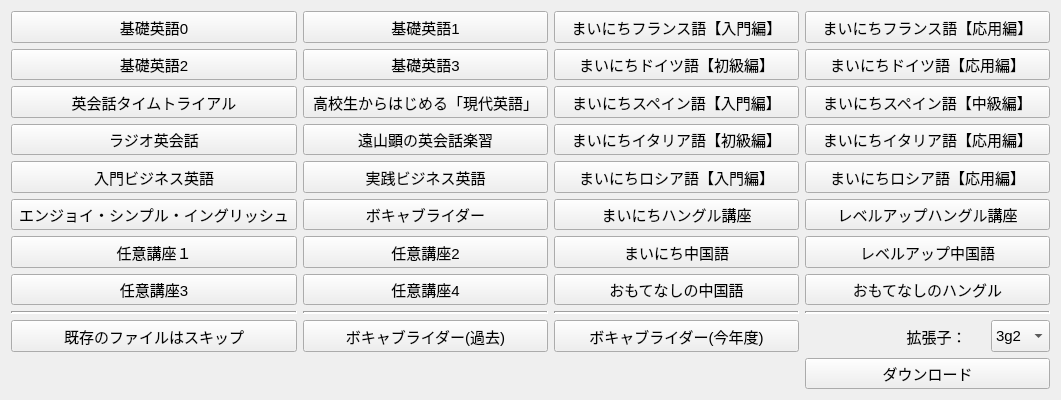
   <widget class="QWidget" name="gridLayoutWidget_3">
    <property name="geometry">
     <rect>
      <x>10</x>
      <y>10</y>
      <width>1061</width>
      <height>400</height>
     </rect>
    </property>
    <layout class="QGridLayout" name="gridLayout_3" rowstretch="0,0,0,0,0,0,0,0,0,0,0,0,0,0">
     <item row="0" column="0">
      <layout class="QHBoxLayout" name="horizontalLayout_14_0">
       <item>
        <widget class="QToolButton" name="toolButton_basic0">
         <property name="sizePolicy">
          <sizepolicy hsizetype="Preferred" vsizetype="Preferred">
           <horstretch>0</horstretch>
           <verstretch>0</verstretch>
          </sizepolicy>
         </property>
         <property name="font">
          <font>
           <pointsize>11</pointsize>
          </font>
         </property>
         <property name="text">
          <string>基礎英語0</string>
         </property>
         <property name="checkable">
          <bool>true</bool>
         </property>
        </widget>
       </item>
      </layout>
     </item>
     <item row="0" column="1">
      <layout class="QHBoxLayout" name="horizontalLayout_14_1">
       <item>
        <widget class="QToolButton" name="toolButton_basic1">
         <property name="sizePolicy">
          <sizepolicy hsizetype="Preferred" vsizetype="Preferred">
           <horstretch>0</horstretch>
           <verstretch>0</verstretch>
          </sizepolicy>
         </property>
         <property name="font">
          <font>
           <pointsize>11</pointsize>
          </font>
         </property>
         <property name="text">
          <string>基礎英語1</string>
         </property>
         <property name="checkable">
          <bool>true</bool>
         </property>
        </widget>
       </item>
      </layout>
     </item>
     <item row="1" column="0">
      <layout class="QHBoxLayout" name="horizontalLayout_15">
       <item>
        <widget class="QToolButton" name="toolButton_basic2">
         <property name="sizePolicy">
          <sizepolicy hsizetype="Preferred" vsizetype="Preferred">
           <horstretch>0</horstretch>
           <verstretch>0</verstretch>
          </sizepolicy>
         </property>
         <property name="font">
          <font>
           <pointsize>11</pointsize>
          </font>
         </property>
         <property name="text">
          <string>基礎英語2</string>
         </property>
         <property name="checkable">
          <bool>true</bool>
         </property>
        </widget>
       </item>
      </layout>
     </item>
     <item row="1" column="1">
      <layout class="QHBoxLayout" name="horizontalLayout_16">
       <item>
        <widget class="QToolButton" name="toolButton_basic3">
         <property name="sizePolicy">
          <sizepolicy hsizetype="Preferred" vsizetype="Preferred">
           <horstretch>0</horstretch>
           <verstretch>0</verstretch>
          </sizepolicy>
         </property>
         <property name="font">
          <font>
           <pointsize>11</pointsize>
          </font>
         </property>
         <property name="text">
          <string>基礎英語3</string>
         </property>
         <property name="checkable">
          <bool>true</bool>
         </property>
        </widget>
       </item>
      </layout>
     </item>
     <item row="2" column="0">
      <layout class="QHBoxLayout" name="horizontalLayout_17">
       <item>
        <widget class="QToolButton" name="toolButton_timetrial">
         <property name="sizePolicy">
          <sizepolicy hsizetype="Preferred" vsizetype="Preferred">
           <horstretch>0</horstretch>
           <verstretch>0</verstretch>
          </sizepolicy>
         </property>
         <property name="font">
          <font>
           <pointsize>11</pointsize>
          </font>
         </property>
         <property name="text">
          <string>英会話タイムトライアル</string>
         </property>
         <property name="checkable">
          <bool>true</bool>
         </property>
        </widget>
       </item>
      </layout>
     </item>
     <item row="2" column="1">
      <layout class="QHBoxLayout" name="horizontalLayout_21">
       <item>
        <widget class="QToolButton" name="toolButton_gendai">
         <property name="sizePolicy">
          <sizepolicy hsizetype="Preferred" vsizetype="Preferred">
           <horstretch>0</horstretch>
           <verstretch>0</verstretch>
          </sizepolicy>
         </property>
         <property name="font">
          <font>
           <pointsize>11</pointsize>
          </font>
         </property>
         <property name="text">
          <string>高校生からはじめる「現代英語」</string>
         </property>
         <property name="checkable">
          <bool>true</bool>
         </property>
        </widget>
       </item>
      </layout>
     </item>
     <item row="3" column="0">
      <layout class="QHBoxLayout" name="horizontalLayout_18">
       <item>
        <widget class="QToolButton" name="toolButton_kaiwa">
         <property name="sizePolicy">
          <sizepolicy hsizetype="Preferred" vsizetype="Preferred">
           <horstretch>0</horstretch>
           <verstretch>0</verstretch>
          </sizepolicy>
         </property>
         <property name="font">
          <font>
           <pointsize>11</pointsize>
          </font>
         </property>
         <property name="text">
          <string>ラジオ英会話</string>
         </property>
         <property name="checkable">
          <bool>true</bool>
         </property>
        </widget>
       </item>
      </layout>
     </item>
     <item row="3" column="1">
      <layout class="QHBoxLayout" name="horizontalLayout_27">
       <item>
        <widget class="QToolButton" name="toolButton_gakusyu">
         <property name="sizePolicy">
          <sizepolicy hsizetype="Preferred" vsizetype="Preferred">
           <horstretch>0</horstretch>
           <verstretch>0</verstretch>
          </sizepolicy>
         </property>
         <property name="font">
          <font>
           <pointsize>11</pointsize>
          </font>
         </property>
         <property name="text">
          <string>遠山顕の英会話楽習</string>
         </property>
         <property name="checkable">
          <bool>true</bool>
         </property>
        </widget>
       </item>
      </layout>
     </item>
     <item row="4" column="0">
      <layout class="QHBoxLayout" name="horizontalLayout_19">
       <item>
        <widget class="QToolButton" name="toolButton_business1">
         <property name="sizePolicy">
          <sizepolicy hsizetype="Preferred" vsizetype="Preferred">
           <horstretch>0</horstretch>
           <verstretch>0</verstretch>
          </sizepolicy>
         </property>
         <property name="font">
          <font>
           <pointsize>11</pointsize>
          </font>
         </property>
         <property name="text">
          <string>入門ビジネス英語</string>
         </property>
         <property name="checkable">
          <bool>true</bool>
         </property>
        </widget>
       </item>
      </layout>
     </item>
     <item row="4" column="1">
      <layout class="QHBoxLayout" name="horizontalLayout_20">
       <item>
        <widget class="QToolButton" name="toolButton_business2">
         <property name="sizePolicy">
          <sizepolicy hsizetype="Preferred" vsizetype="Preferred">
           <horstretch>0</horstretch>
           <verstretch>0</verstretch>
          </sizepolicy>
         </property>
         <property name="font">
          <font>
           <pointsize>11</pointsize>
          </font>
         </property>
         <property name="text">
          <string>実践ビジネス英語</string>
         </property>
         <property name="checkable">
          <bool>true</bool>
         </property>
        </widget>
       </item>
      </layout>
     </item>
     <item row="5" column="0">
      <layout class="QHBoxLayout" name="horizontalLayout_29">
       <item>
        <widget class="QToolButton" name="toolButton_enjoy">
         <property name="sizePolicy">
          <sizepolicy hsizetype="Preferred" vsizetype="Preferred">
           <horstretch>0</horstretch>
           <verstretch>0</verstretch>
          </sizepolicy>
         </property>
         <property name="font">
          <font>
           <pointsize>11</pointsize>
          </font>
         </property>
         <property name="text">
          <string>エンジョイ・シンプル・イングリッシュ</string>
         </property>
         <property name="checkable">
          <bool>true</bool>
         </property>
        </widget>
       </item>
      </layout>
     </item>
     <item row="5" column="1">
      <layout class="QHBoxLayout" name="horizontalLayout_14">
       <item>
        <widget class="QToolButton" name="toolButton_vrradio">
         <property name="sizePolicy">
          <sizepolicy hsizetype="Preferred" vsizetype="Preferred">
           <horstretch>0</horstretch>
           <verstretch>0</verstretch>
          </sizepolicy>
         </property>
         <property name="font">
          <font>
           <pointsize>11</pointsize>
          </font>
         </property>
         <property name="text">
          <string>ボキャブライダー</string>
         </property>
         <property name="checkable">
          <bool>true</bool>
         </property>
        </widget>
       </item>
      </layout>
     </item>
     <item row="6" column="0">
      <layout class="QHBoxLayout" name="horizontalLayout_411">
       <item>
        <widget class="QToolButton" name="toolButton_optional1">
         <property name="sizePolicy">
          <sizepolicy hsizetype="Preferred" vsizetype="Preferred">
           <horstretch>0</horstretch>
           <verstretch>0</verstretch>
          </sizepolicy>
         </property>
         <property name="font">
          <font>
           <pointsize>11</pointsize>
          </font>
         </property>
         <property name="text">
          <string>任意講座１</string>
         </property>
         <property name="checkable">
          <bool>true</bool>
         </property>
        </widget>
       </item>
      </layout>
     </item>
     <item row="6" column="1">
      <layout class="QHBoxLayout" name="horizontalLayout_422">
       <item>
        <widget class="QToolButton" name="toolButton_optional2">
         <property name="sizePolicy">
          <sizepolicy hsizetype="Preferred" vsizetype="Preferred">
           <horstretch>0</horstretch>
           <verstretch>0</verstretch>
          </sizepolicy>
         </property>
         <property name="font">
          <font>
           <pointsize>11</pointsize>
          </font>
         </property>
         <property name="text">
          <string>任意講座2</string>
         </property>
         <property name="checkable">
          <bool>true</bool>
         </property>
        </widget>
       </item>
      </layout>
     </item>
     <item row="7" column="0">
      <layout class="QHBoxLayout" name="horizontalLayout_421">
       <item>
        <widget class="QToolButton" name="toolButton_optional3">
         <property name="sizePolicy">
          <sizepolicy hsizetype="Preferred" vsizetype="Preferred">
           <horstretch>0</horstretch>
           <verstretch>0</verstretch>
          </sizepolicy>
         </property>
         <property name="font">
          <font>
           <pointsize>11</pointsize>
          </font>
         </property>
         <property name="text">
          <string>任意講座3</string>
         </property>
         <property name="checkable">
          <bool>true</bool>
         </property>
        </widget>
       </item>
      </layout>
     </item>
     <item row="7" column="1">
      <layout class="QHBoxLayout" name="horizontalLayout_432">
       <item>
        <widget class="QToolButton" name="toolButton_optional4">
         <property name="sizePolicy">
          <sizepolicy hsizetype="Preferred" vsizetype="Preferred">
           <horstretch>0</horstretch>
           <verstretch>0</verstretch>
          </sizepolicy>
         </property>
         <property name="font">
          <font>
           <pointsize>11</pointsize>
          </font>
         </property>
         <property name="text">
          <string>任意講座4</string>
         </property>
         <property name="checkable">
          <bool>true</bool>
         </property>
        </widget>
       </item>
      </layout>
     </item>
     <item row="0" column="2">
      <layout class="QHBoxLayout" name="horizontalLayout_3">
       <item>
        <widget class="QToolButton" name="toolButton_french">
         <property name="sizePolicy">
          <sizepolicy hsizetype="Preferred" vsizetype="Preferred">
           <horstretch>0</horstretch>
           <verstretch>0</verstretch>
          </sizepolicy>
         </property>
         <property name="font">
          <font>
           <pointsize>11</pointsize>
          </font>
         </property>
         <property name="text">
          <string>まいにちフランス語【入門編】</string>
         </property>
         <property name="checkable">
          <bool>true</bool>
         </property>
        </widget>
       </item>
      </layout>
     </item>
     <item row="0" column="3">
      <layout class="QHBoxLayout" name="horizontalLayout_31">
       <item>
        <widget class="QToolButton" name="toolButton_french2">
         <property name="sizePolicy">
          <sizepolicy hsizetype="Preferred" vsizetype="Preferred">
           <horstretch>0</horstretch>
           <verstretch>0</verstretch>
          </sizepolicy>
         </property>
         <property name="font">
          <font>
           <pointsize>11</pointsize>
          </font>
         </property>
         <property name="text">
          <string>まいにちフランス語【応用編】</string>
         </property>
         <property name="checkable">
          <bool>true</bool>
         </property>
        </widget>
       </item>
      </layout>
     </item>
     <item row="1" column="2">
      <layout class="QHBoxLayout" name="horizontalLayout_6">
       <item>
        <widget class="QToolButton" name="toolButton_german">
         <property name="sizePolicy">
          <sizepolicy hsizetype="Preferred" vsizetype="Preferred">
           <horstretch>0</horstretch>
           <verstretch>0</verstretch>
          </sizepolicy>
         </property>
         <property name="font">
          <font>
           <pointsize>11</pointsize>
          </font>
         </property>
         <property name="text">
          <string>まいにちドイツ語【初級編】</string>
         </property>
         <property name="checkable">
          <bool>true</bool>
         </property>
        </widget>
       </item>
      </layout>
     </item>
     <item row="1" column="3">
      <layout class="QHBoxLayout" name="horizontalLayout_61">
       <item>
        <widget class="QToolButton" name="toolButton_german2">
         <property name="sizePolicy">
          <sizepolicy hsizetype="Preferred" vsizetype="Preferred">
           <horstretch>0</horstretch>
           <verstretch>0</verstretch>
          </sizepolicy>
         </property>
         <property name="font">
          <font>
           <pointsize>11</pointsize>
          </font>
         </property>
         <property name="text">
          <string>まいにちドイツ語【応用編】</string>
         </property>
         <property name="checkable">
          <bool>true</bool>
         </property>
        </widget>
       </item>
      </layout>
     </item>
     <item row="2" column="2">
      <layout class="QHBoxLayout" name="horizontalLayout_7">
       <item>
        <widget class="QToolButton" name="toolButton_spanish">
         <property name="sizePolicy">
          <sizepolicy hsizetype="Preferred" vsizetype="Preferred">
           <horstretch>0</horstretch>
           <verstretch>0</verstretch>
          </sizepolicy>
         </property>
         <property name="font">
          <font>
           <pointsize>11</pointsize>
          </font>
         </property>
         <property name="text">
          <string>まいにちスペイン語【入門編】</string>
         </property>
         <property name="checkable">
          <bool>true</bool>
         </property>
        </widget>
       </item>
      </layout>
     </item>
     <item row="2" column="3">
      <layout class="QHBoxLayout" name="horizontalLayout_71">
       <item>
        <widget class="QToolButton" name="toolButton_spanish2">
         <property name="sizePolicy">
          <sizepolicy hsizetype="Preferred" vsizetype="Preferred">
           <horstretch>0</horstretch>
           <verstretch>0</verstretch>
          </sizepolicy>
         </property>
         <property name="font">
          <font>
           <pointsize>11</pointsize>
          </font>
         </property>
         <property name="text">
          <string>まいにちスペイン語【中級編】</string>
         </property>
         <property name="checkable">
          <bool>true</bool>
         </property>
        </widget>
       </item>
      </layout>
     </item>
     <item row="3" column="2">
      <layout class="QHBoxLayout" name="horizontalLayout_4">
       <item>
        <widget class="QToolButton" name="toolButton_italian">
         <property name="sizePolicy">
          <sizepolicy hsizetype="Preferred" vsizetype="Preferred">
           <horstretch>0</horstretch>
           <verstretch>0</verstretch>
          </sizepolicy>
         </property>
         <property name="font">
          <font>
           <pointsize>11</pointsize>
          </font>
         </property>
         <property name="text">
          <string>まいにちイタリア語【初級編】</string>
         </property>
         <property name="checkable">
          <bool>true</bool>
         </property>
        </widget>
       </item>
      </layout>
     </item>
     <item row="3" column="3">
      <layout class="QHBoxLayout" name="horizontalLayout_41">
       <item>
        <widget class="QToolButton" name="toolButton_italian2">
         <property name="sizePolicy">
          <sizepolicy hsizetype="Preferred" vsizetype="Preferred">
           <horstretch>0</horstretch>
           <verstretch>0</verstretch>
          </sizepolicy>
         </property>
         <property name="font">
          <font>
           <pointsize>11</pointsize>
          </font>
         </property>
         <property name="text">
          <string>まいにちイタリア語【応用編】</string>
         </property>
         <property name="checkable">
          <bool>true</bool>
         </property>
        </widget>
       </item>
      </layout>
     </item>
     <item row="4" column="2">
      <layout class="QHBoxLayout" name="horizontalLayout_13">
       <item>
        <widget class="QToolButton" name="toolButton_russian">
         <property name="sizePolicy">
          <sizepolicy hsizetype="Preferred" vsizetype="Preferred">
           <horstretch>0</horstretch>
           <verstretch>0</verstretch>
          </sizepolicy>
         </property>
         <property name="font">
          <font>
           <pointsize>11</pointsize>
          </font>
         </property>
         <property name="text">
          <string>まいにちロシア語【入門編】</string>
         </property>
         <property name="checkable">
          <bool>true</bool>
         </property>
        </widget>
       </item>
      </layout>
     </item>
     <item row="4" column="3">
      <layout class="QHBoxLayout" name="horizontalLayout_131">
       <item>
        <widget class="QToolButton" name="toolButton_russian2">
         <property name="sizePolicy">
          <sizepolicy hsizetype="Preferred" vsizetype="Preferred">
           <horstretch>0</horstretch>
           <verstretch>0</verstretch>
          </sizepolicy>
         </property>
         <property name="font">
          <font>
           <pointsize>11</pointsize>
          </font>
         </property>
         <property name="text">
          <string>まいにちロシア語【応用編】</string>
         </property>
         <property name="checkable">
          <bool>true</bool>
         </property>
        </widget>
       </item>
      </layout>
     </item>
     <item row="5" column="2">
      <layout class="QHBoxLayout" name="horizontalLayout_5">
       <item>
        <widget class="QToolButton" name="toolButton_hangeul">
         <property name="sizePolicy">
          <sizepolicy hsizetype="Preferred" vsizetype="Preferred">
           <horstretch>0</horstretch>
           <verstretch>0</verstretch>
          </sizepolicy>
         </property>
         <property name="font">
          <font>
           <pointsize>11</pointsize>
          </font>
         </property>
         <property name="text">
          <string>まいにちハングル講座</string>
         </property>
         <property name="checkable">
          <bool>true</bool>
         </property>
        </widget>
       </item>
      </layout>
     </item>
     <item row="5" column="3">
      <layout class="QHBoxLayout" name="horizontalLayout_11">
       <item>
        <widget class="QToolButton" name="toolButton_levelup_hangeul">
         <property name="sizePolicy">
          <sizepolicy hsizetype="Preferred" vsizetype="Preferred">
           <horstretch>0</horstretch>
           <verstretch>0</verstretch>
          </sizepolicy>
         </property>
         <property name="font">
          <font>
           <pointsize>11</pointsize>
          </font>
         </property>
         <property name="text">
          <string>レベルアップハングル講座</string>
         </property>
         <property name="checkable">
          <bool>true</bool>
         </property>
        </widget>
       </item>
      </layout>
     </item>
     <item row="6" column="2">
      <layout class="QHBoxLayout" name="horizontalLayout_2">
       <item>
        <widget class="QToolButton" name="toolButton_chinese">
         <property name="sizePolicy">
          <sizepolicy hsizetype="Preferred" vsizetype="Preferred">
           <horstretch>0</horstretch>
           <verstretch>0</verstretch>
          </sizepolicy>
         </property>
         <property name="font">
          <font>
           <pointsize>11</pointsize>
          </font>
         </property>
         <property name="text">
          <string>まいにち中国語</string>
         </property>
         <property name="checkable">
          <bool>true</bool>
         </property>
        </widget>
       </item>
      </layout>
     </item>
     <item row="6" column="3">
      <layout class="QHBoxLayout" name="horizontalLayout_9">
       <item>
        <widget class="QToolButton" name="toolButton_levelup_chinese">
         <property name="sizePolicy">
          <sizepolicy hsizetype="Preferred" vsizetype="Preferred">
           <horstretch>0</horstretch>
           <verstretch>0</verstretch>
          </sizepolicy>
         </property>
         <property name="font">
          <font>
           <pointsize>11</pointsize>
          </font>
         </property>
         <property name="text">
          <string>レベルアップ中国語</string>
         </property>
         <property name="checkable">
          <bool>true</bool>
         </property>
        </widget>
       </item>
      </layout>
     </item>
     <item row="7" column="2">
      <layout class="QHBoxLayout" name="horizontalLayout_9_0">
       <item>
        <widget class="QToolButton" name="toolButton_omotenashino_chinese">
         <property name="sizePolicy">
          <sizepolicy hsizetype="Preferred" vsizetype="Preferred">
           <horstretch>0</horstretch>
           <verstretch>0</verstretch>
          </sizepolicy>
         </property>
         <property name="font">
          <font>
           <pointsize>11</pointsize>
          </font>
         </property>
         <property name="text">
          <string>おもてなしの中国語</string>
         </property>
         <property name="checkable">
          <bool>true</bool>
         </property>
        </widget>
       </item>
      </layout>
     </item>
     <item row="7" column="3">
      <layout class="QHBoxLayout" name="horizontalLayout_9_1">
       <item>
        <widget class="QToolButton" name="toolButton_omotenashino_hangeul">
         <property name="sizePolicy">
          <sizepolicy hsizetype="Preferred" vsizetype="Preferred">
           <horstretch>0</horstretch>
           <verstretch>0</verstretch>
          </sizepolicy>
         </property>
         <property name="font">
          <font>
           <pointsize>11</pointsize>
          </font>
         </property>
         <property name="text">
          <string>おもてなしのハングル</string>
         </property>
         <property name="checkable">
          <bool>true</bool>
         </property>
        </widget>
       </item>
      </layout>
     </item>
     <item row="15" column="1">
      <layout class="QHBoxLayout" name="horizontalLayout_142">
       <item>
        <widget class="QToolButton" name="toolButton_vrradio1">
         <property name="sizePolicy">
          <sizepolicy hsizetype="Preferred" vsizetype="Preferred">
           <horstretch>0</horstretch>
           <verstretch>0</verstretch>
          </sizepolicy>
         </property>
         <property name="font">
          <font>
           <pointsize>11</pointsize>
          </font>
         </property>
         <property name="text">
          <string>ボキャブライダー(過去)</string>
         </property>
         <property name="checkable">
          <bool>true</bool>
         </property>
        </widget>
       </item>
      </layout>
     </item>
     <item row="15" column="2">
      <layout class="QHBoxLayout" name="horizontalLayout_144">
       <item>
        <widget class="QToolButton" name="toolButton_vrradio2">
         <property name="sizePolicy">
          <sizepolicy hsizetype="Preferred" vsizetype="Preferred">
           <horstretch>0</horstretch>
           <verstretch>0</verstretch>
          </sizepolicy>
         </property>
         <property name="font">
          <font>
           <pointsize>11</pointsize>
          </font>
         </property>
         <property name="text">
          <string>ボキャブライダー(今年度)</string>
         </property>
         <property name="checkable">
          <bool>true</bool>
         </property>
        </widget>
       </item>
      </layout>
     </item>
     <item row="14" column="0">
      <widget class="Line" name="line_2">
       <property name="lineWidth">
        <number>2</number>
       </property>
       <property name="orientation">
        <enum>Qt::Horizontal</enum>
       </property>
      </widget>
     </item>
     <item row="15" column="0">
      <layout class="QHBoxLayout" name="horizontalLayout_22">
       <item>
        <widget class="QToolButton" name="toolButton_skip">
         <property name="sizePolicy">
          <sizepolicy hsizetype="Preferred" vsizetype="Preferred">
           <horstretch>0</horstretch>
           <verstretch>0</verstretch>
          </sizepolicy>
         </property>
         <property name="font">
          <font>
           <pointsize>11</pointsize>
          </font>
         </property>
         <property name="text">
          <string>既存のファイルはスキップ</string>
         </property>
         <property name="checkable">
          <bool>true</bool>
         </property>
         <property name="checked">
          <bool>false</bool>
         </property>
        </widget>
       </item>
      </layout>
     </item>
     <item row="16" column="3">
      <layout class="QHBoxLayout" name="horizontalLayout_25">
       <item>
        <widget class="QPushButton" name="downloadButton">
         <property name="sizePolicy">
          <sizepolicy hsizetype="Preferred" vsizetype="Preferred">
           <horstretch>0</horstretch>
           <verstretch>0</verstretch>
          </sizepolicy>
         </property>
         <property name="font">
          <font>
           <pointsize>11</pointsize>
          </font>
         </property>
         <property name="text">
          <string>ダウンロード</string>
         </property>
        </widget>
       </item>
      </layout>
     </item>
     <item row="15" column="3">
      <layout class="QHBoxLayout" name="horizontalLayout_26">
       <item>
        <widget class="QLabel" name="label_ext">
         <property name="sizePolicy">
          <sizepolicy hsizetype="Preferred" vsizetype="Preferred">
           <horstretch>0</horstretch>
           <verstretch>0</verstretch>
          </sizepolicy>
         </property>
         <property name="font">
          <font>
           <pointsize>11</pointsize>
          </font>
         </property>
         <property name="layoutDirection">
          <enum>Qt::LeftToRight</enum>
         </property>
         <property name="text">
          <string>　　　　          拡張子：</string>
         </property>
         <property name="alignment">
          <set>Qt::AlignLeading|Qt::AlignLeft|Qt::AlignVCenter</set>
         </property>
        </widget>
       </item>
       <item>
        <widget class="QComboBox" name="comboBox_extension">
         <property name="sizePolicy">
          <sizepolicy hsizetype="Fixed" vsizetype="Preferred">
           <horstretch>0</horstretch>
           <verstretch>0</verstretch>
          </sizepolicy>
         </property>
         <property name="font">
          <font>
           <pointsize>11</pointsize>
          </font>
         </property>
         <item> 
          <property name="text">
           <string>3g2</string>
          </property>
         </item>
         <item>
          <property name="text">
           <string>3gp</string>
          </property>
         </item>
         <item>
          <property name="text">
           <string>aac</string>
          </property>
         </item>
         <item>
          <property name="text">
           <string>avi</string>
          </property>
         </item>
         <item>
          <property name="text">
           <string>m4a</string>
          </property>
         </item>
         <item>
          <property name="text">
           <string>mka</string>
          </property>
         </item>
         <item>
          <property name="text">
           <string>mkv</string>
          </property>
         </item>
         <item>
          <property name="text">
           <string>mov</string>
          </property>
         </item>
         <item>
          <property name="text">
           <string>mp3</string>
          </property>
         </item>
         <item>
          <property name="text">
           <string>ts</string>
          </property>
         </item>
        </widget>
       </item>
      </layout>
     </item>
     <item row="14" column="1">
      <layout class="QHBoxLayout" name="horizontalLayout_10">
       <item>
        <widget class="Line" name="line">
         <property name="lineWidth">
          <number>2</number>
         </property>
         <property name="orientation">
          <enum>Qt::Horizontal</enum>
         </property>
        </widget>
       </item>
      </layout>
     </item>
     <item row="14" column="2">
      <layout class="QHBoxLayout" name="horizontalLayout_10_1">
       <item>
        <widget class="Line" name="line_1">
         <property name="lineWidth">
          <number>2</number>
         </property>
         <property name="orientation">
          <enum>Qt::Horizontal</enum>
         </property>
        </widget>
       </item>
      </layout>
     </item>
     <item row="14" column="3">
      <layout class="QHBoxLayout" name="horizontalLayout_10_2">
       <item>
        <widget class="Line" name="line_1_1">
         <property name="lineWidth">
          <number>2</number>
         </property>
         <property name="orientation">
          <enum>Qt::Horizontal</enum>
         </property>
        </widget>
       </item>
      </layout>
     </item>
    </layout>
   </widget>
